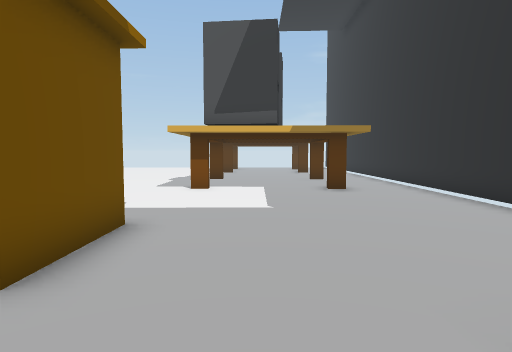
view 1 (above)

19 first-person views from a walk through a 3-D level made in the Unity game engine. The camera is 1.2 m above the floor, tilts 4° down and sees 75° across. The floor is counted in squares, 1 m on a side. Each view is taken from the middle of a square. On the plan, view 1 faces up. The plan holds only what a view shows up to about 14 squares ahead; the rest is blank. Some animated figures are left out.

view 2
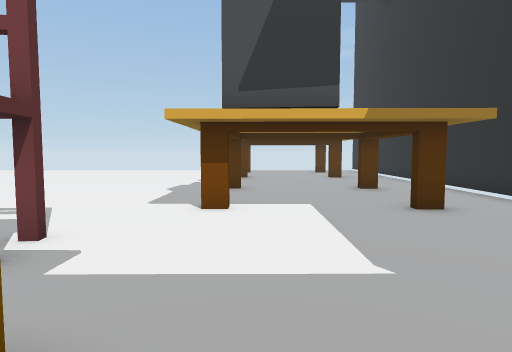

view 3
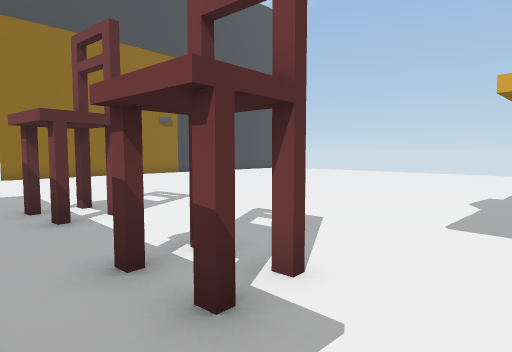

view 4
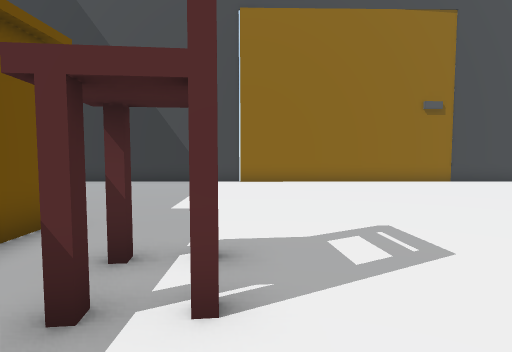

view 5
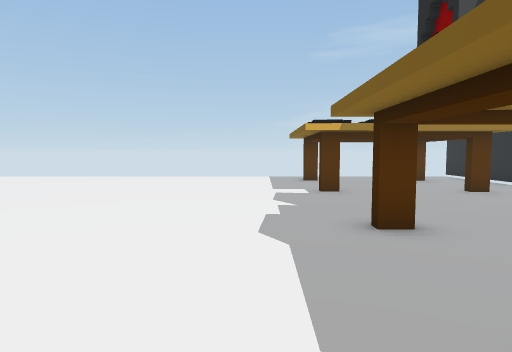

view 6
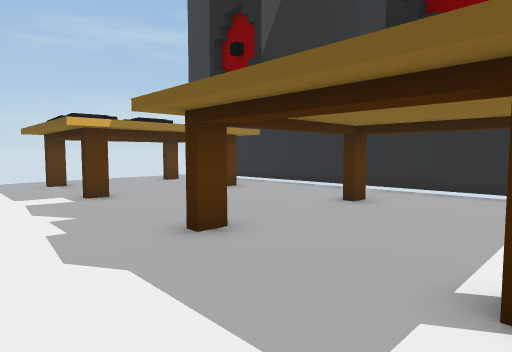

view 7
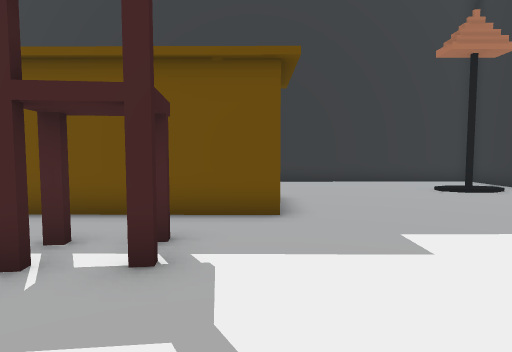

view 8
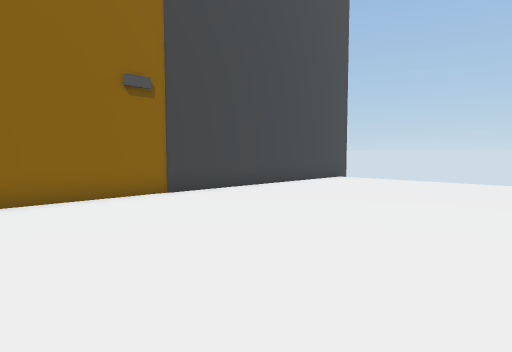

view 9
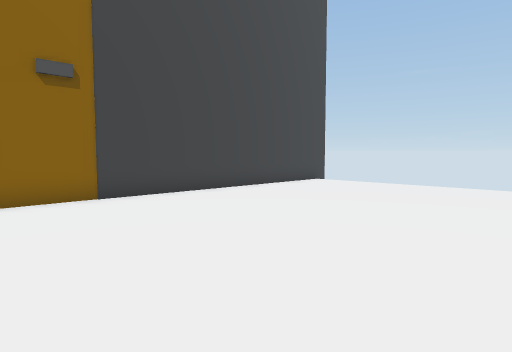

view 10
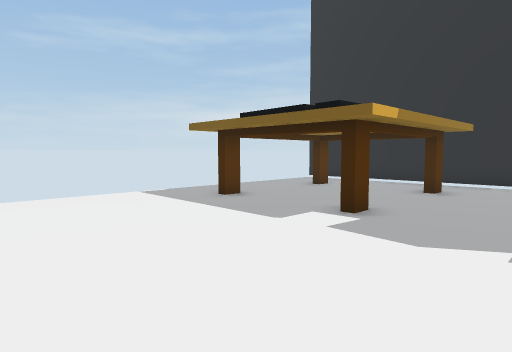

view 11
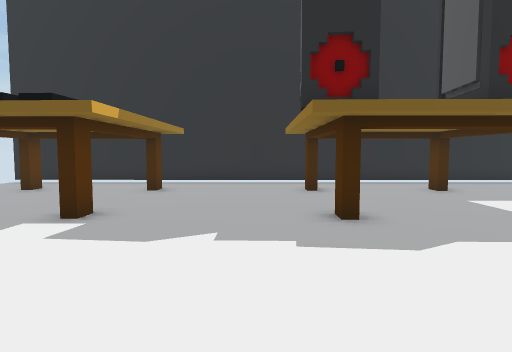

view 12
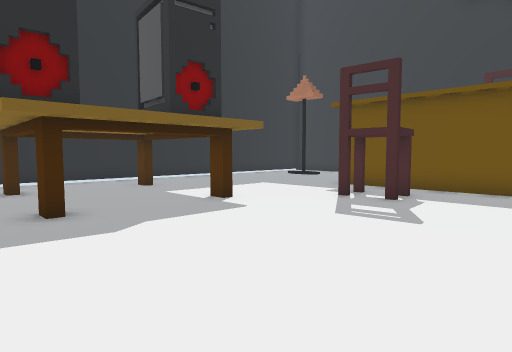

view 13
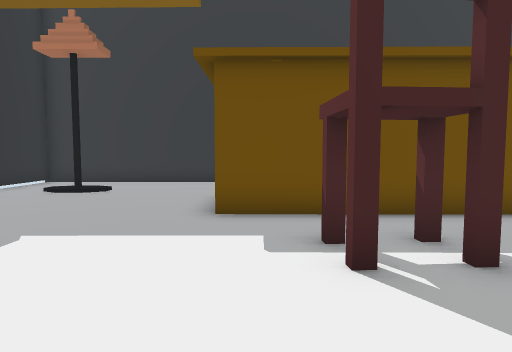

view 14
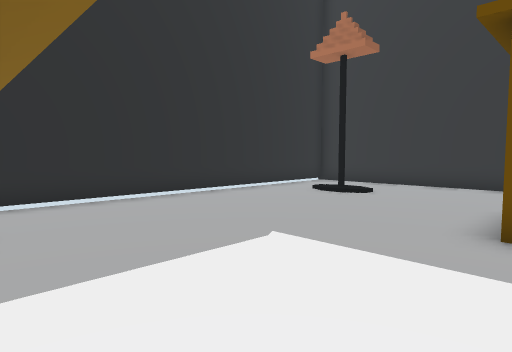

view 15
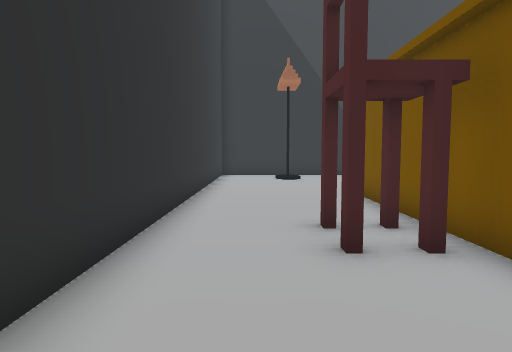

view 16
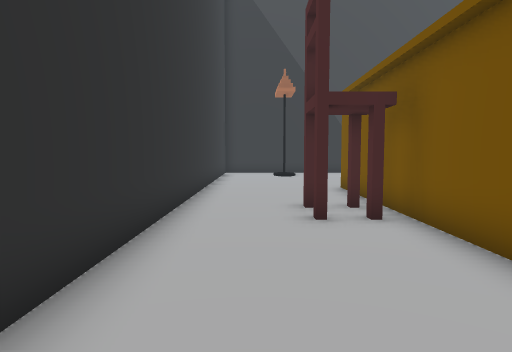

view 17
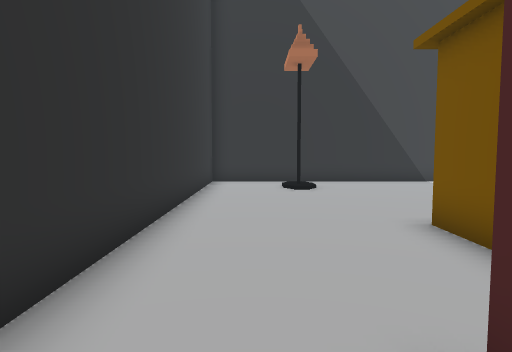

view 18
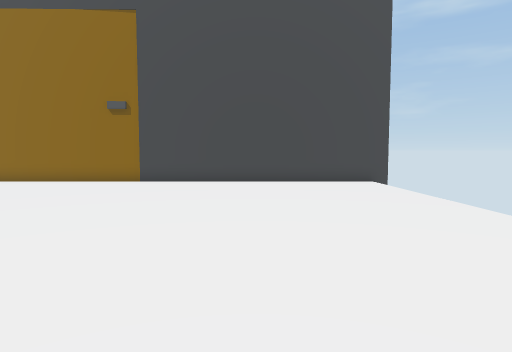

view 19
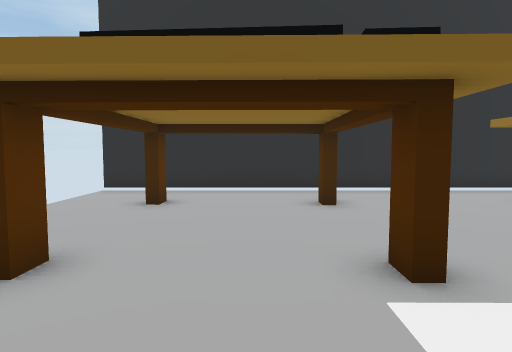

### Floor plan
Key: @ floor where view 1 was taken; # wall or solid block; . floor; C chair; L lamp; O other object.
Columns run from 20 left of view 1 to 6 right of it. Each row starts with its distance up from view 1.
 27 #                         #
 26 #.........   .............#
 25 #........... .....O.......#
 24 #.................OOOOOO..#
 23 #.................OO...O..#
 22 #.................OO...O..#
 21 #.................OOOO.O..#
 20 #.................OOOOO ..#
 19 #.........................#
 18 #.........................#
 17 #.........................#
 16 #.........................#
 15 #.................OOOOOO..#
 14 #.................O...OO..#
 13 #.................O...OO..#
 12 #.................O...OO..#
 11 #.................OOOOOO..#
 10 #.........................#
  9 #...........C...C.........#
  8 #.........C.C..CC.........#
  7 #.........C....CC.........#
  6 #.........................#
  5 #........##########.......#
  4 #........######## #.......#
  3 #........##########.......#
  2 #.L..........CC........L..#
  1 #............CC...........#
  0 #...................@.....#
 -1 #.........................#
 -2 ###########################

Where each view was taken, in squares from view 1:
view 1: 0 up, 0 right, facing up
view 2: 4 up, 1 left, facing up
view 3: 6 up, 2 left, facing up-left
view 4: 9 up, 6 left, facing left
view 5: 10 up, 4 left, facing up
view 6: 11 up, 5 left, facing up-right
view 7: 12 up, 11 left, facing down
view 8: 12 up, 11 left, facing up-left
view 9: 14 up, 11 left, facing up-left
view 10: 17 up, 8 left, facing up-right
view 11: 17 up, 8 left, facing right
view 12: 17 up, 9 left, facing down-right
view 13: 12 up, 3 left, facing down
view 14: 11 up, 3 left, facing down-right
view 15: 0 up, 2 left, facing left
view 16: 0 up, 0 right, facing left
view 17: 0 up, 6 left, facing left
view 18: 22 up, 6 left, facing left
view 19: 22 up, 5 left, facing right
